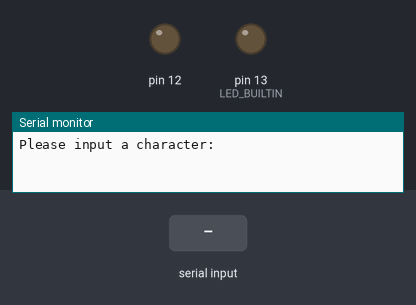
A sketch run on a simulated Arduino Uno, built with avr-gcc and run on an emulated ATmega328P. On the bench: output pins drawn as LEDs (lit = HIGH), the last lines printed to the serial monitor. The inputs (shaded band) are chosen by the test bench.

Above: at 1.2 s.
1.3 s: "g\n" received over Serial
At 2.3 s:
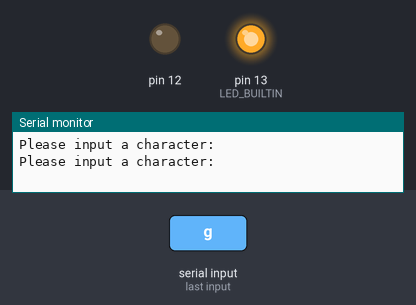
At 3.8 s:
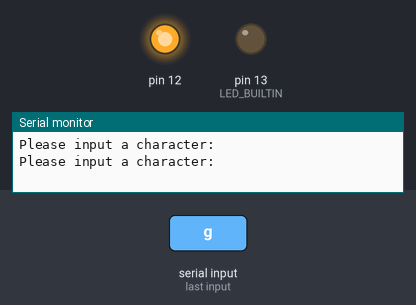
4.3 s: "1\n" received over Serial
At 5.7 s:
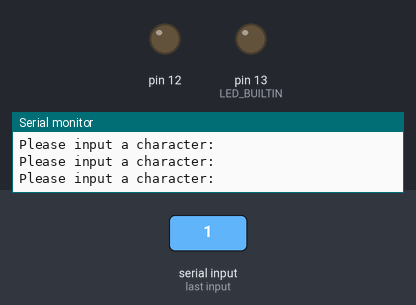
Timing chart, 0 to 7.3 s (numbered marks = the images above; inputs shaded):
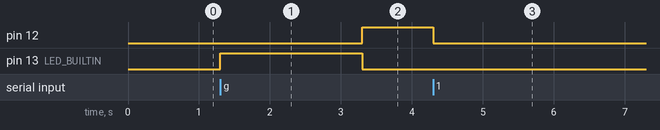

Measured:
- after the input at 1.3 s, pin 12: LOW → HIGH after 2.0 s; pin 13 (LED_BUILTIN): LOW → HIGH at once, → LOW 2.0 s later
- after the input at 4.3 s, pin 12: goes on until 4.3 s, then stays LOW; pin 13 (LED_BUILTIN): stops changing and stays LOW

The sketch:

Blink_with_Input.ino
```cpp
/*
  Blink
*/
char readString[50];
int charsRead;
int count = 0;                                          //dummy variable for displaying prompt to Serial
void setup() {
    //initialize serial:
    Serial.begin(9600);
    // initialize digital pin LED_BUILTIN as an output.
    pinMode(LED_BUILTIN, OUTPUT);
    pinMode(12, OUTPUT);
}

void loop() {
//  Serial.print("Please input a character: ");

    if(count == 0){
        Serial.print("Please input a character: \n");
        count = count + 1;
    }
    if (Serial.available()) {
        charsRead = Serial.readBytesUntil('\n', readString, sizeof(readString) - 1);
        while(charsRead == 1 && readString[0] != 's' && readString[0] == 'g') {   //value inputed is one character, is a 'g', is NOT a 's'
            if(count == 1){
                Serial.print("Please input a character: \n");
                count = count + 1;
            }
            blinkLED();
            if (Serial.available()) {                     //monitor for an 's' input
                charsRead = Serial.readBytesUntil('\n', readString, sizeof(readString) - 1);
            }
        }
        digitalWrite(12, LOW);                        // turn the LED to OFF (HIGH is the voltage level)
        count = 0;
    }
}

void blinkLED() {
    digitalWrite(LED_BUILTIN, HIGH);                  // turn the onboard LED on
    digitalWrite(12, LOW);                            // turn the LED off
    delay(2000);                                      // wait for two seconds
    digitalWrite(LED_BUILTIN, LOW);                   // turn the onboard LED off
    digitalWrite(12, HIGH);                           // turn the LED on
    delay(1000);                                      //wait for one second
}
```
